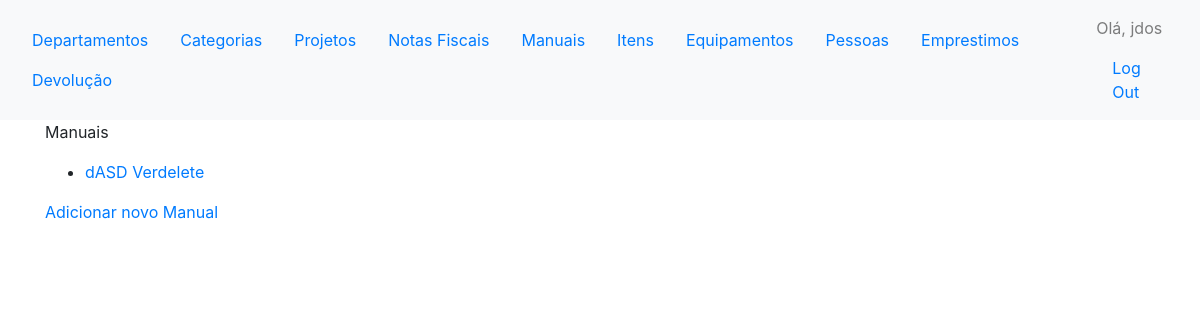
Page /controle/manuais/ (signed in) on the earlier database version.
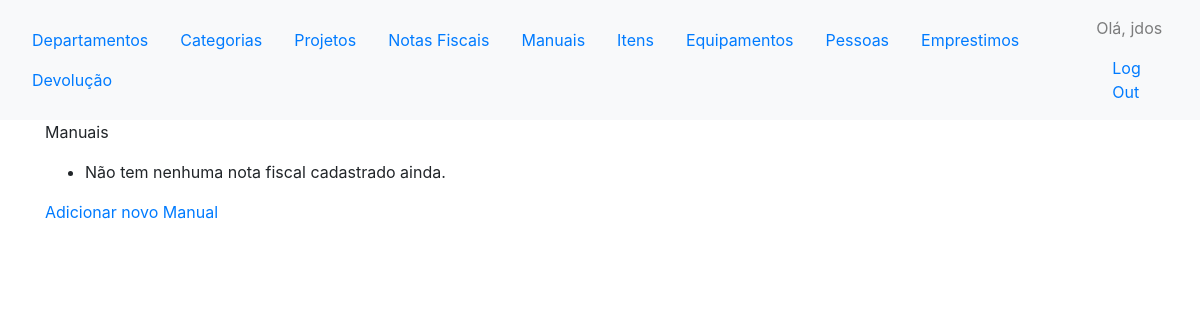
Same page on the later database version.
### controles/models.py (models this page shows, shortened)
class Manual(models.Model):
    nome = models.CharField(max_length=50)
    documento = models.FileField(upload_to='uploads/manual/')
    class Meta:
        verbose_name_plural = 'manuais'
    def __str__(self):
        return self.nome

### controles/views.py (the view)
@login_required
def manuais(request):
	manuais = Manual.objects.all()
	context = {'manuais': manuais}
	return render(request, 'controles/manuais.html', context)

### controles/templates/controles/manuais.html
{% extends "controles/base.html" %}
{% block content %}
<p>Manuais</p>
<ul>
	{% for manual in manuais %}
	<li>
		<a href="">{{ manual }} </a><a href="{{ manual.documento.url}} ">Ver</a><a href="{% url 'controles:delete_manual' manual.id %}">delete</a>
	</li>
	{% empty %}
	<li> Não tem nenhuma nota fiscal cadastrado ainda. </li>
	{% endfor %}
</ul>
<a href="{% url 'controles:novo_manual' %}">Adicionar novo Manual</a>
{% endblock content %}

Differences in the rows shown:
removed Manual: nome "dASD"
Other differences:
text now shown: "Não tem nenhuma nota fiscal cadastrado ainda."
